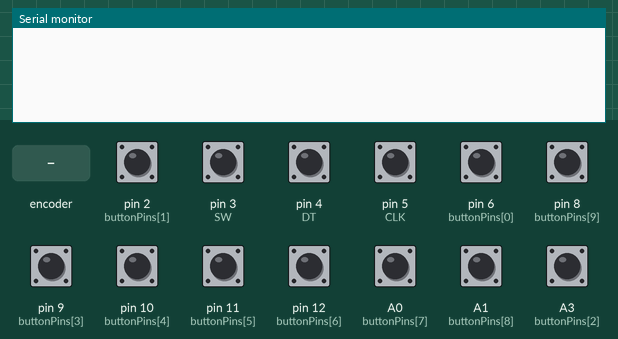
The sketch below on a simulated Arduino Uno, built with avr-gcc and run on an emulated ATmega328P. Shown: the last lines printed to the serial monitor. The test bench sets the inputs (shaded band); at power-on: A0 (buttonPins[7]), A1 (buttonPins[8]), A3 (buttonPins[2]), pin 2 (buttonPins[1]), pin 3 (SW), pin 4 (DT), pin 5 (CLK), pin 6 (buttonPins[0]), pin 8 (buttonPins[9]), pin 9 (buttonPins[3]), pin 10 (buttonPins[4]), pin 11 (buttonPins[5]), pin 12 (buttonPins[6]) HIGH.

Above: at 1.2 s.
1.3 s: rotary encoder on pin 5 (CLK) / pin 4 (DT) turned 1 step (first pin leading)
At 1.8 s:
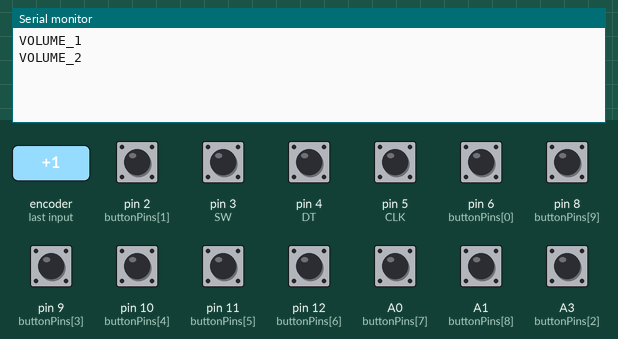
3.0 s: pin 2 (buttonPins[1]) pulled LOW for 0.15 s
At 3.6 s:
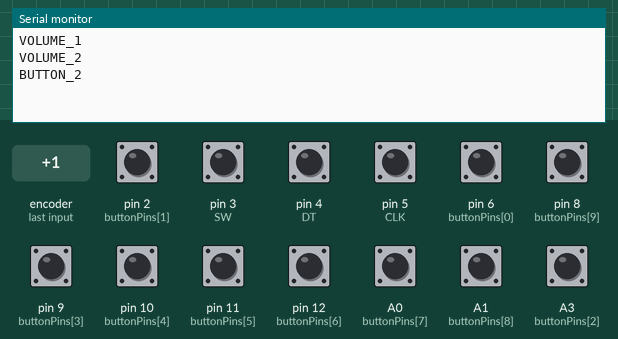
4.6 s: pin 3 (SW) pulled LOW for 0.15 s
At 5.8 s:
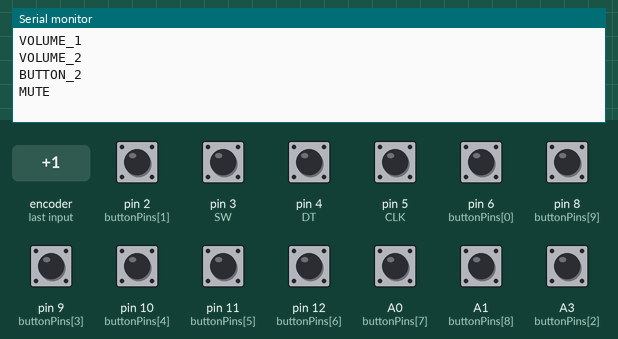
6.2 s: pin 8 (buttonPins[9]) pulled LOW for 0.15 s
At 7.3 s:
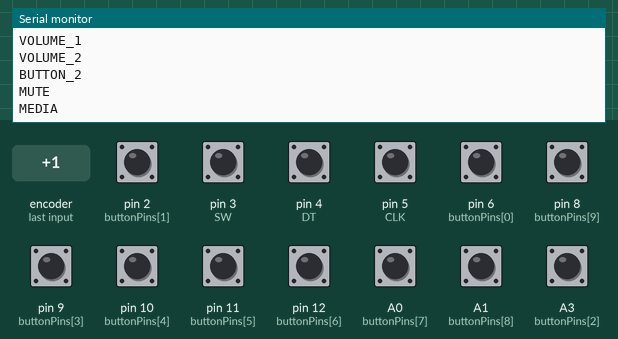
7.8 s: pin 6 (buttonPins[0]) pulled LOW for 0.15 s
At 8.5 s:
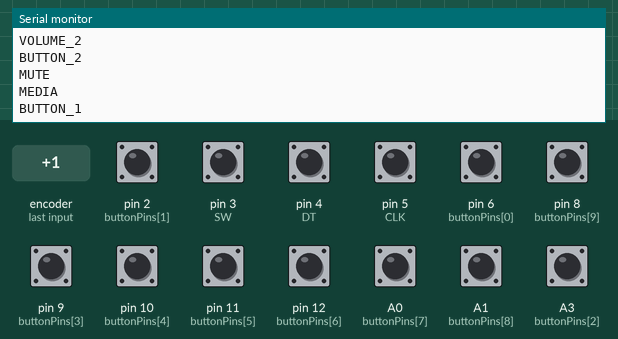
9.4 s: pin 9 (buttonPins[3]) pulled LOW for 0.15 s
At 10.9 s:
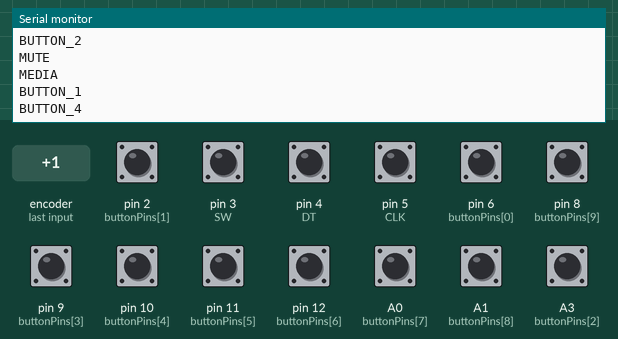

Measured:
- after the input at 1.3 s, the serial monitor: prints a new line at once (image 1)
- after the input at 3.0 s, the serial monitor: prints a new line at once (image 2)
- after the input at 4.6 s, the serial monitor: prints a new line at once (image 3)
- after the input at 6.2 s, the serial monitor: prints a new line at once (image 4)
- after the input at 7.8 s, the serial monitor: prints a new line at once (image 5)
- after the input at 9.4 s, the serial monitor: prints a new line at once (image 6)

The sketch:

console_deck_v2_better.ino
```cpp
#define CLK 5
#define DT 4
#define SW 3

const int buttonPins[] = {6, 2, A3, 9, 10, 11, 12, A0, A1, 8}; // last = MEDIA

int counter = 0;
int currentStateCLK;
int lastStateCLK;

unsigned long lastEncoderTime = 0;
const int encoderDelay = 2; // helps smooth encoder

void setup() {

  Serial.begin(9600);

  pinMode(CLK, INPUT);
  pinMode(DT, INPUT);
  pinMode(SW, INPUT_PULLUP);

  lastStateCLK = digitalRead(CLK);

  for (int i = 0; i < 10; i++) {
    pinMode(buttonPins[i], INPUT_PULLUP);
  }
}

void loop() {

  // ----- ROTARY ENCODER -----
  currentStateCLK = digitalRead(CLK);

  if (currentStateCLK != lastStateCLK && millis() - lastEncoderTime > encoderDelay) {

    if (digitalRead(DT) != currentStateCLK) {
      counter++;
    } else {
      counter--;
    }

    Serial.print("VOLUME_");
    Serial.println(counter);

    lastEncoderTime = millis();
  }

  lastStateCLK = currentStateCLK;

  // ----- ENCODER PRESS = MUTE -----
  if (digitalRead(SW) == LOW) {
    Serial.println("MUTE");
    delay(200);
  }

  // ----- USER BUTTONS -----
  for (int i = 0; i < 10; i++) {

    if (digitalRead(buttonPins[i]) == LOW) {

      if (i < 9) {
        Serial.print("BUTTON_");
        Serial.println(i + 1);
      } else {
        Serial.println("MEDIA");
      }

      delay(200);
    }
  }
}
```
